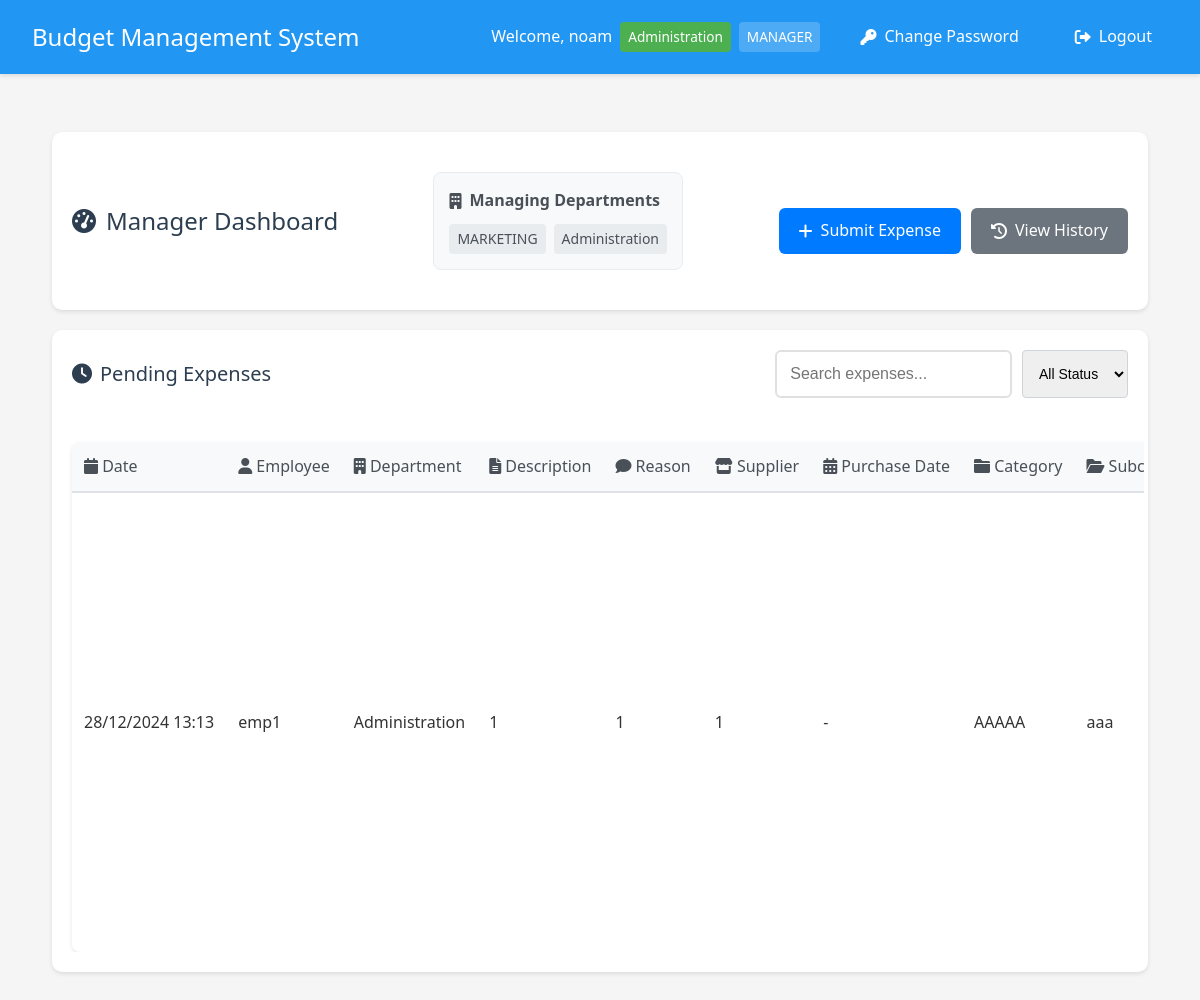
/manager/dashboard (signed in), run on an earlier commit of the app's database.
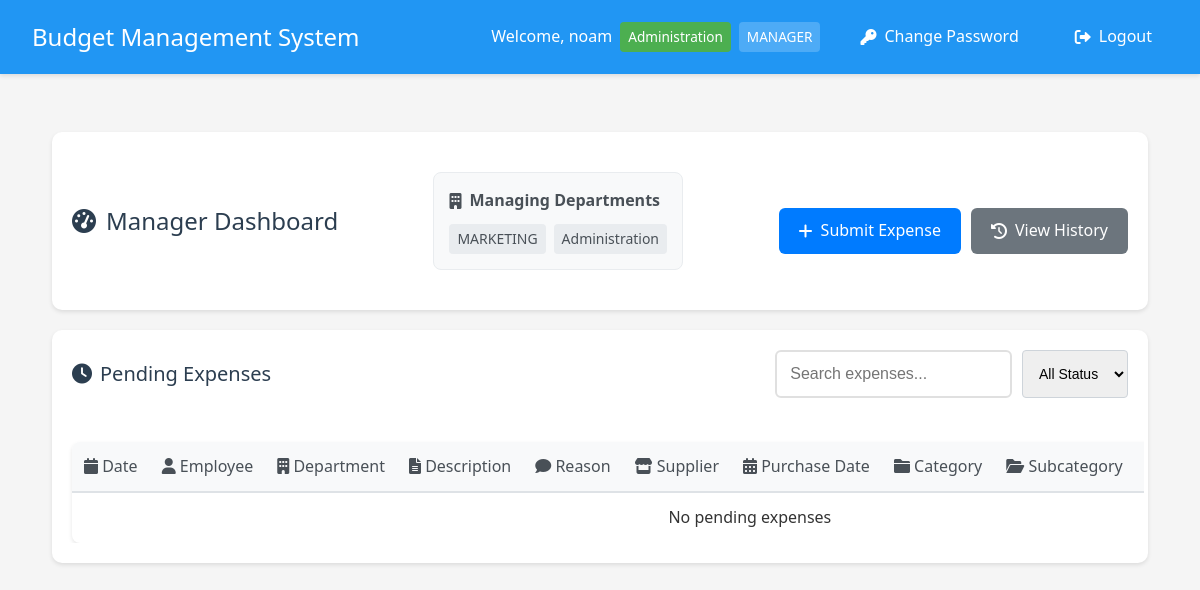
And on a later commit of the database.
### app.py (models this page shows, shortened)
class User(UserMixin, db.Model):
    __tablename__ = 'user'
    id = db.Column(db.Integer, primary_key=True)
    username = db.Column(db.String(80), unique=True, nullable=False)
    email = db.Column(db.String(120), unique=False, nullable=False)
    password = db.Column(db.String(120), nullable=False)
    is_manager = db.Column(db.Boolean, default=False)
    is_admin = db.Column(db.Boolean, default=False)
    is_accounting = db.Column(db.Boolean, default=False)
    status = db.Column(db.String(20), default='active')  # active, inactive, pending
    department_id = db.Column(db.Integer, db.ForeignKey('department.id'))
    home_department = db.relationship('Department',
                                    foreign_keys=[department_id],
                                    back_populates='employees')
    managed_departments = db.relationship('Department',
                                       secondary=manager_departments,
                                       backref=db.backref('department_managers', lazy='dynamic'))
    submitted_expenses = db.relationship('Expense',
                                       primaryjoin='User.id==Expense.user_id',
                                       backref='submitter',
                                       lazy=True)
    handled_expenses = db.relationship('Expense',
                                     primaryjoin='User.id==Expense.manager_id',
                                     backref='handler',
                                     lazy=True)

class Department(db.Model):
    __tablename__ = 'department'
    id = db.Column(db.Integer, primary_key=True)
    name = db.Column(db.String(100), nullable=False)
    budget = db.Column(db.Float, default=0.0)
    employees = db.relationship('User', foreign_keys='User.department_id', back_populates='home_department')
    categories = db.relationship('Category', backref='department', lazy=True)

class Expense(db.Model):
    __tablename__ = 'expense'
    id = db.Column(db.Integer, primary_key=True)
    amount = db.Column(db.Float, nullable=False)
    description = db.Column(db.String(200))
    reason = db.Column(db.String(500))
    type = db.Column(db.String(50), nullable=False, default='needs_approval')
    date = db.Column(db.DateTime, nullable=False, default=datetime.utcnow)
    status = db.Column(db.String(20), default='pending')
    user_id = db.Column(db.Integer, db.ForeignKey('user.id'), nullable=False)
    subcategory_id = db.Column(db.Integer, db.ForeignKey('subcategory.id'), nullable=False)
    quote_filename = db.Column(db.String(255))
    invoice_filename = db.Column(db.String(255))
    receipt_filename = db.Column(db.String(255))
    manager_id = db.Column(db.Integer, db.ForeignKey('user.id'), nullable=True)
    handled_at = db.Column(db.DateTime, nullable=True)
    rejection_reason = db.Column(db.String(500))
    is_paid = db.Column(db.Boolean, default=False)  # New field to track payment status
    paid_by_id = db.Column(db.Integer, db.ForeignKey('user.id'), nullable=True)  # New field to track who marked as paid
    paid_at = db.Column(db.DateTime, nullable=True)  # New field to track when marked as paid
    supplier_name = db.Column(db.String(255))  # New field for supplier name
    purchase_date = db.Column(db.DateTime, nullable=True)  # New field for purchase date
    payment_method = db.Column(db.String(50), default='credit')  # Payment method: credit/transfer
    paid_by = db.relationship('User',
                            foreign_keys=[paid_by_id],
                            backref=db.backref('paid_expenses', lazy='dynamic'))

class Category(db.Model):
    __tablename__ = 'category'
    id = db.Column(db.Integer, primary_key=True)
    name = db.Column(db.String(100), nullable=False)
    budget = db.Column(db.Float, default=0.0)
    department_id = db.Column(db.Integer, db.ForeignKey('department.id'), nullable=False)
    subcategories = db.relationship('Subcategory', backref='category', lazy=True)

class Subcategory(db.Model):
    __tablename__ = 'subcategory'
    id = db.Column(db.Integer, primary_key=True)
    name = db.Column(db.String(100), nullable=False)
    budget = db.Column(db.Float, default=0.0)
    category_id = db.Column(db.Integer, db.ForeignKey('category.id'), nullable=False)
    expenses = db.relationship('Expense', backref='subcategory', lazy=True)

### app.py (the view)
@app.route('/manager/dashboard')
@login_required
def manager_dashboard():
    if not current_user.is_manager:
        return redirect(url_for('employee_dashboard'))
    dept_expenses = db.session.query(
        Department.id,
        db.func.sum(Expense.amount).label('total_expenses')
    ).join(
        Category, Department.id == Category.department_id
    ).join(
        Subcategory, Category.id == Subcategory.category_id
    ).join(
        Expense, Subcategory.id == Expense.subcategory_id
    ).filter(
        Expense.status == 'approved',
        Expense.type != 'future_approval'  # Exclude future approvals
    ).group_by(Department.id).subquery()
    cat_expenses = db.session.query(
        Category.id,
        db.func.sum(Expense.amount).label('total_expenses')
    ).join(
        Subcategory, Category.id == Subcategory.category_id
    ).join(
        Expense, Subcategory.id == Expense.subcategory_id
    ).filter(
        Expense.status == 'approved',
        Expense.type != 'future_approval'  # Exclude future approvals
    ).group_by(Category.id).subquery()
    subcat_expenses = db.session.query(
        Subcategory.id,
        db.func.sum(Expense.amount).label('total_expenses')
    ).join(
        Expense, Subcategory.id == Expense.subcategory_id
    ).filter(
        Expense.status == 'approved',
        Expense.type != 'future_approval'  # Exclude future approvals
    ).group_by(Subcategory.id).subquery()
    if current_user.username == 'admin':
        pending_expenses = Expense.query.join(User, Expense.user_id == User.id)\
            .join(Subcategory, Expense.subcategory_id == Subcategory.id)\
            .join(Category, Subcategory.category_id == Category.id)\
            .join(Department, Category.department_id == Department.id)\
            .outerjoin(dept_expenses, Department.id == dept_expenses.c.id)\
            .outerjoin(cat_expenses, Category.id == cat_expenses.c.id)\
            .outerjoin(subcat_expenses, Subcategory.id == subcat_expenses.c.id)\
            .filter(Expense.status == 'pending')\
            .add_columns(
                Department.name.label('department_name'),
                Department.budget.label('department_budget'),
                (Department.budget - db.func.coalesce(dept_expenses.c.total_expenses, 0)).label('department_remaining'),
                Category.name.label('category_name'),
                Category.budget.label('category_budget'),
                (Category.budget - db.func.coalesce(cat_expenses.c.total_expenses, 0)).label('category_remaining'),
                Subcategory.name.label('subcategory_name'),
                Subcategory.budget.label('subcategory_budget'),
                (Subcategory.budget - db.func.coalesce(subcat_expenses.c.total_expenses, 0)).label('subcategory_remaining')
            ).order_by(Expense.date.desc()).all()
    else:
        pending_expenses = Expense.query.join(User, Expense.user_id == User.id)\
            .join(Subcategory, Expense.subcategory_id == Subcategory.id)\
            .join(Category, Subcategory.category_id == Category.id)\
            .join(Department, Category.department_id == Department.id)\
            .outerjoin(dept_expenses, Department.id == dept_expenses.c.id)\
            .outerjoin(cat_expenses, Category.id == cat_expenses.c.id)\
            .outerjoin(subcat_expenses, Subcategory.id == subcat_expenses.c.id)\
            .filter(
                Expense.status == 'pending',
                User.department_id == current_user.department_id
            )\
            .add_columns(
                Department.name.label('department_name'),
                Department.budget.label('department_budget'),
                (Department.budget - db.func.coalesce(dept_expenses.c.total_expenses, 0)).label('department_remaining'),
                Category.name.label('category_name'),
                Category.budget.label('category_budget'),
                (Category.budget - db.func.coalesce(cat_expenses.c.total_expenses, 0)).label('category_remaining'),
                Subcategory.name.label('subcategory_name'),
                Subcategory.budget.label('subcategory_budget'),
                (Subcategory.budget - db.func.coalesce(subcat_expenses.c.total_expenses, 0)).label('subcategory_remaining')
            ).order_by(Expense.date.desc()).all()
    return render_template('manager_dashboard.html', expenses=pending_expenses)

### templates/manager_dashboard.html (shortened to what this page needs)
{% extends "base.html" %}
{% block content %}
<div class="container">
    <div class="dashboard-header">
        <div class="header-main">
            {% if current_user.is_admin %}
            <h1><i class="fas fa-tachometer-alt"></i> Admin Dashboard</h1>
            {% else %}
            <h1><i class="fas fa-tachometer-alt"></i> Manager Dashboard</h1>
            {% endif %}
        </div>
        {% if not current_user.is_admin %}
        <div class="department-cards">
            {% if current_user.managed_departments %}
            <div class="dept-card managed">
                <h3><i class="fas fa-building"></i> Managing Departments</h3>
                <div class="dept-tags">
                    {% for dept in current_user.managed_departments %}
                    <span class="dept-tag">{{ dept.name }}</span>
                    {% endfor %}
                </div>
            </div>
            {% endif %}
        </div>
        {% endif %}
        <div class="action-buttons">
            {% if current_user.is_admin %}
            <a href="{{ url_for('manage_users') }}" class="btn primary">
                <i class="fas fa-users"></i> Manage Users
            </a>
            <a href="{{ url_for('manage_departments') }}" class="btn primary">
                <i class="fas fa-sitemap"></i> Manage Departments
            </a>
            {% else %}
            <a href="{{ url_for('submit_expense') }}" class="btn primary">
                <i class="fas fa-plus"></i> Submit Expense
            </a>
            {% endif %}
            <a href="{{ url_for('expense_history') }}" class="btn secondary">
                <i class="fas fa-history"></i> View History
            </a>
        </div>
    </div>
    <div class="card expenses-card">
        <div class="card-header">
            <h2><i class="fas fa-clock"></i> Pending Expenses</h2>
            <div class="card-actions">
                <input type="text" id="expenseSearch" placeholder="Search expenses..." class="search-input">
                <select id="statusFilter" class="filter-select">
                    <option value="all">All Status</option>
                </select>
            </div>
        </div>
        <div class="table-responsive">
            <table class="expenses-table">
                <thead>
                    <tr>
                        <th class="date-col"><i class="fas fa-calendar"></i> Date</th>
                        <th><i class="fas fa-user"></i> Employee</th>
                        <th><i class="fas fa-building"></i> Department</th>
                        <th><i class="fas fa-file-alt"></i> Description</th>
                        <th><i class="fas fa-comment"></i> Reason</th>
                        <th><i class="fas fa-store"></i> Supplier</th>
                        <th class="date-col"><i class="fas fa-calendar-alt"></i> Purchase Date</th>
                        <th><i class="fas fa-folder"></i> Category</th>
                        <th><i class="fas fa-folder-open"></i> Subcategory</th>
                        <th> Type</th>
                    </tr>
                </thead>
                <tbody>
                    {% for expense, dept_name, dept_budget, dept_remaining, cat_name, cat_budget, cat_remaining, subcat_name, subcat_budget, subcat_remaining in expenses %}
                    <tr>
                        <td title="{{ expense.date.strftime('%d/%m/%Y %H:%M:%S') }}">{{ expense.date.strftime('%d/%m/%Y %H:%M') }}</td>
                        <td>{{ expense.submitter.username }}</td>
                        <td>{{ expense.submitter.home_department.name if expense.submitter.home_department else 'No Department' }}</td>
                        <td>{{ expense.description }}</td>
                        <td>{{ expense.reason }}</td>
                        <td>{{ expense.supplier_name if expense.supplier_name else '-' }}</td>
                        <td>{{ expense.purchase_date.strftime('%d/%m/%Y') if expense.purchase_date else '-' }}</td>
                        <td>{{ expense.subcategory.category.name if expense.subcategory else '-' }}</td>
                        <td>{{ expense.subcategory.name if expense.subcategory else '-' }}</td>
                    </tr>
                    {% endfor %}
                    {% if not expenses %}
                    <tr>
                        <td colspan="12" class="text-center">No pending expenses</td>
                    </tr>
                    {% endif %}
                </tbody>
            </table>
        </div>
    </div>
</div>
{% endblock %}

### templates/base.html (shortened to what this page needs)
<!DOCTYPE html>
<html lang="en">
<head>
    <link rel="stylesheet" href="{{ url_for('static', filename='style.css') }}">
    <link href="https://cdnjs.cloudflare.com/ajax/libs/font-awesome/6.0.0/css/all.min.css" rel="stylesheet">
</head>
<body>
    <nav class="navbar">
        <div class="nav-brand">Budget Management System</div>
        <div class="nav-items">
            {% if current_user.is_authenticated %}
                <span class="user-info">
                    Welcome, {{ current_user.username }}
                    {% if current_user.home_department %}
                        <span class="badge department">{{ current_user.home_department.name }}</span>
                    {% endif %}
                    {% if current_user.is_admin %}
                        <span class="badge admin">ADMIN</span>
                    {% elif current_user.is_manager %}
                        <span class="badge">MANAGER</span>
                    {% elif current_user.is_accounting %}
                        <span class="badge accounting">ACCOUNTING</span>
                    {% endif %}
                </span>
                <a href="{{ url_for('change_password') }}" class="nav-link">
                    <i class="fas fa-key"></i> Change Password
                </a>
                <a href="{{ url_for('logout') }}" class="nav-link">
                    <i class="fas fa-sign-out-alt"></i> Logout
                </a>
            {% else %}
                <a href="{{ url_for('login') }}" class="nav-link">
                    <i class="fas fa-sign-in-alt"></i> Login
                </a>
            {% endif %}
        </div>
    </nav>
    <div class="content">
        {% block content %}{% endblock %}
    </div>
</body>
</html>

What changed in the data, as far as the page shows it:
no longer on this page (row edited): Expense: date "28/12/2024 13:13", submitter.username "emp1", submitter.home_department "Administration", description "1", reason "1", supplier_name "1", purchase_date "-", subcategory.category "AAAAA", subcategory "aaa"
Also different on the page:
text now shown: "No pending expenses"
